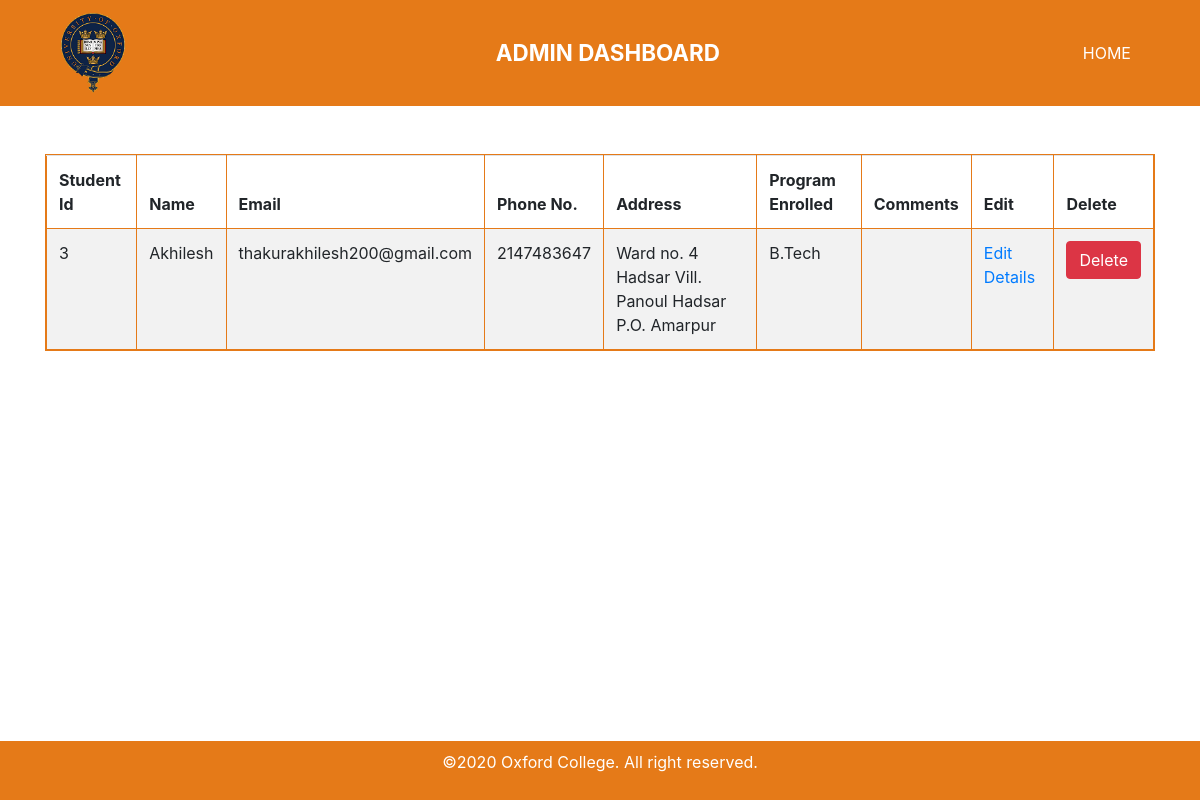
The page /admin/admission.php (signed in) on the database its author committed.
### tables this page shows
CREATE TABLE `new_admission` (
  `id` int(100) NOT NULL,
  `name` varchar(200) NOT NULL,
  `email` varchar(200) NOT NULL,
  `phone` int(50) NOT NULL,
  `address` varchar(200) NOT NULL,
  `program` varchar(200) NOT NULL,
  `comments` varchar(300) NOT NULL
);

### admin/admission.php (the view, shortened to what this page needs)
<!DOCTYPE html>
<html lang="en">
<head>
    <link href="css/index.css?v=<?php echo time() ?>" rel="stylesheet" type="text/css">
    <link rel="stylesheet" href="https://cdn.jsdelivr.net/npm/bootstrap@4.5.3/dist/css/bootstrap.min.css">
</head>
    <body class="d-flex flex-column min-vh-100">
        <section>
            <header>
                <div class="container-fluid nav-top">
                    <div class="container">
                        <nav class="navbar navbar-expand-lg navbar-dark">
                            <a class="navbar-brand" href="#"><img src="../images/logo.png" alt="logo images" style="height: 80px;"></a>
                            <div class="collapse navbar-collapse" id="navbarTogglerDemo01">
                                <ul class="navbar-nav ml-auto">
                                    <span class="text-uppercase font-weight-bold text-white" style="font-size: 1.4rem;">Admin Dashboard</span>
                                </ul>
                                <ul class="navbar-nav ml-auto">
                                    <li class="nav-item active">
                                        <a class="nav-link text-uppercase" href="index.php" style="font-size: 1rem;">Home<span class="sr-only">(current)</span></a>
                                    </li>
                                </ul>
                            </div>
                        </nav>
                    </div>
                </div>
            </header>
        </section>
        <section>
            <div class="container">
                <?php
                require_once '../connection/db.php';
                $getAdmission = mysqli_query($db, "SELECT * FROM `new_admission`");
                if (mysqli_num_rows($getAdmission) > 0) :
                ?>
                    <table class="table table-responsive my-5 table-hover table-striped" style="margin: 0 auto;">
                        <thead>
                            <tr>
                                <th scope="col">Student Id</th>
                                <th scope="col">Name</th>
                                <th scope="col">Email</th>
                                <th scope="col">Phone No.</th>
                                <th scope="col">Address</th>
                                <th scope="col">Program Enrolled</th>
                                <th scope="col">Comments</th>
                                <th scope="col">Edit</th>
                                <th scope="col">Delete</th>
                            </tr>
                        </thead>
                        <tbody>
                            <?php while ($get = mysqli_fetch_assoc($getAdmission)) : ?>
                                <tr>
                                    <td><?php echo $get['id'] ?></td>
                                    <td><?php echo $get['name'] ?></td>
                                    <td><?php echo $get['email'] ?></td>
                                    <td><?php echo $get['phone'] ?></td>
                                    <td><?php echo $get['address'] ?></td>
                                    <td><?php echo $get['program'] ?></td>
                                    <td><?php echo $get['comments'] ?></td>
                                    <td><a href="functions/editfxn.php?id=<?php echo $get['id'] ?>">Edit Details</a></td>
                                    <td><button class="btn btn-danger" id="del_details" onclick="onDelete(<?php echo $get['id']?>)">Delete</a></td>
                                </tr>
                            <?php endwhile; ?>
                        </tbody>
                    </table>
                <?php else : ?>
                    <div class="alert alert-info my-5" role="alert" style="margin: 0 auto;">
                        No Admission Data Entered by Students Yet!!
                    </div>
                <?php endif; ?>
            </div>
        </section>
        <footer class="mt-auto mb-0">
            <div class="container-fluid text-center footera">
                <p>&copy;2020 Oxford College. All right reserved.</p>
            </div>
        </footer>
    </body>
</html>

### admin/css/index.css (style rules this page uses)
* { margin: 0; padding: 0; box-sizing: border-box; }
.nav-top { background-color:#E57A18!important; margin: 0!important; padding: 0!important; }
.footera { background-color: #E57A18; color: white; padding: 0.6rem; }

### admin/admission.php (style rules this page uses)
table { border: 1px solid #E57A18; }
table th,td { border: 1px solid #E57A18; border-bottom: 1px solid #E57A18!important; }

### rows shown on the page
new_admission: id "3", name "Akhilesh", email "thakurakhilesh200@gmail.com", phone "2147483647", address "Ward no. 4 Hadsar Vill. Panoul Hadsar P.O. Amarpur", program "B.Tech"
